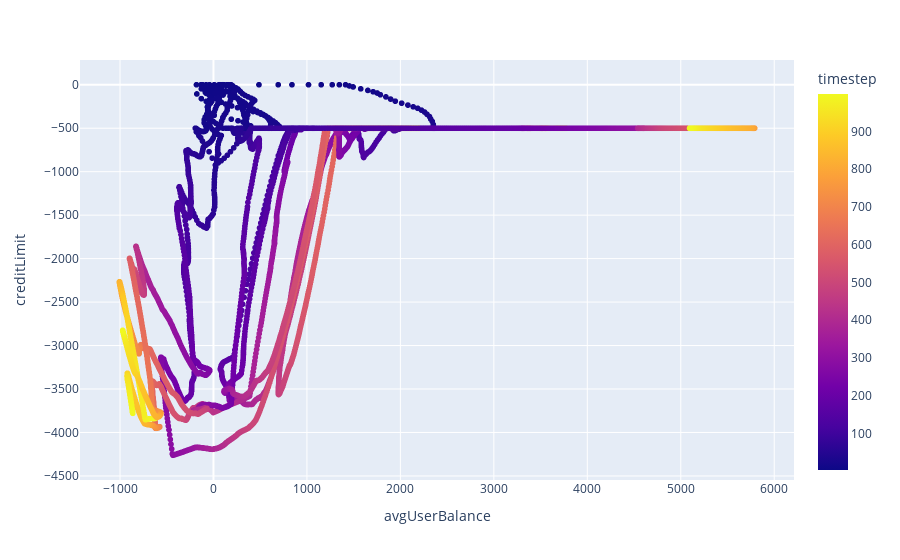

Here is the notebook cell this chart was saved with:
### Code cell
fig3 = px.scatter(
    df[df.timestep >= 0],
    x='avgUserBalance',
    y='creditLimit',
    color='timestep'
)
fig3.show()

### Figure 1 — Plotly figure (JSON) as saved in the notebook; plotly's stock layout.template omitted (floating-point values rounded to 4 significant figures; data arrays with more than 128 entries replaced by an {"elided": "..."} marker saying what was removed)
{"data": [{"hovertemplate": "avgUserBalance=%{x}<br>creditLimit=%{y}<br>timestep=%{marker.color}<extra></extra>", "legendgroup": "", "marker": {"color": {"elided": "9970 int values"}, "coloraxis": "coloraxis", "symbol": "circle"}, "mode": "markers", "name": "", "showlegend": false, "type": "scattergl", "x": {"elided": "9970 float values"}, "xaxis": "x", "y": {"elided": "9970 int values"}, "yaxis": "y"}], "layout": {"coloraxis": {"colorbar": {"title": {"text": "timestep"}}, "colorscale": [[0, "#0d0887"], [0.1111, "#46039f"], [0.2222, "#7201a8"], [0.3333, "#9c179e"], [0.4444, "#bd3786"], [0.5556, "#d8576b"], [0.6667, "#ed7953"], [0.7778, "#fb9f3a"], [0.8889, "#fdca26"], [1, "#f0f921"]]}, "legend": {"tracegroupgap": 0}, "margin": {"t": 60}, "xaxis": {"anchor": "y", "domain": [0, 1], "title": {"text": "avgUserBalance"}}, "yaxis": {"anchor": "x", "domain": [0, 1], "title": {"text": "creditLimit"}}}}
